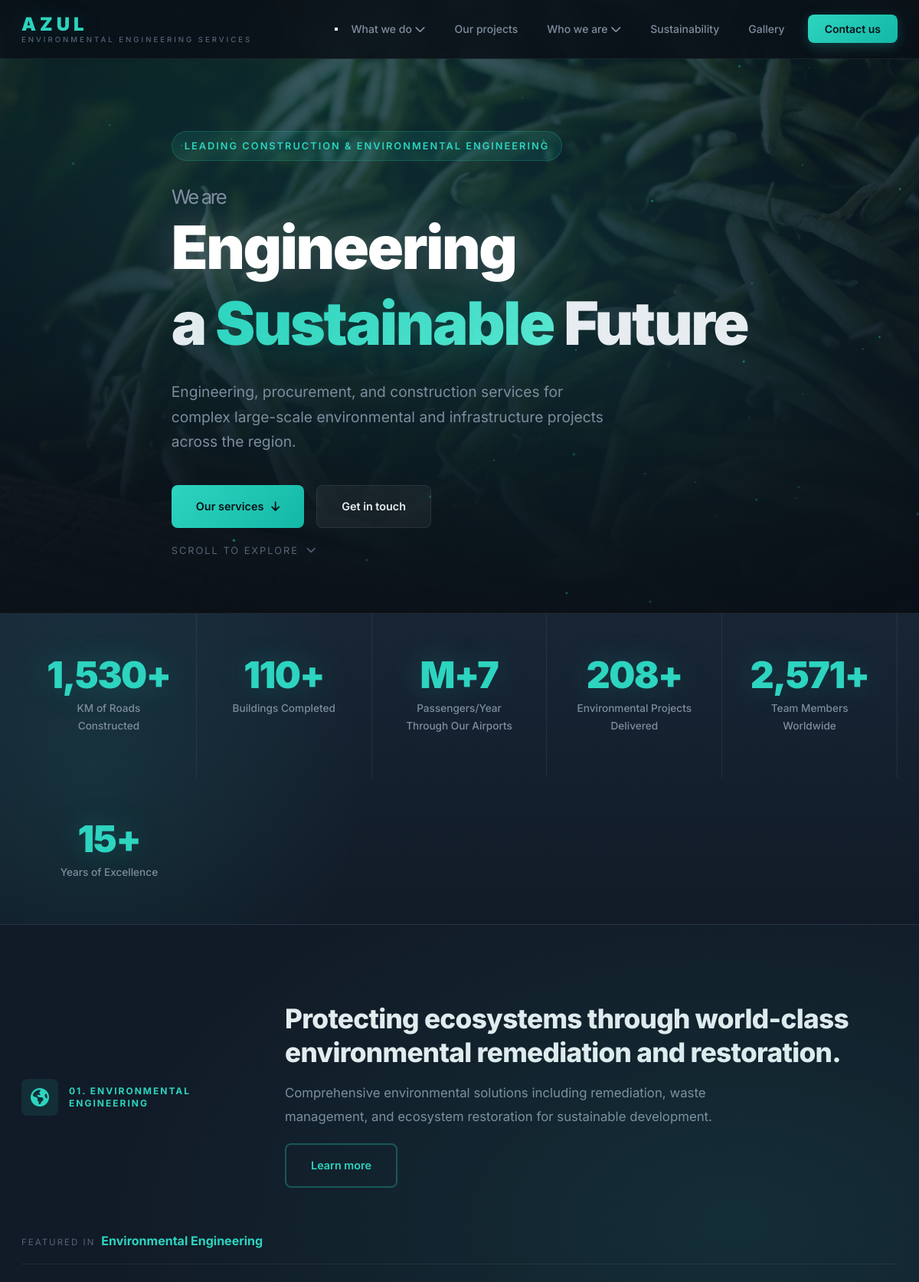
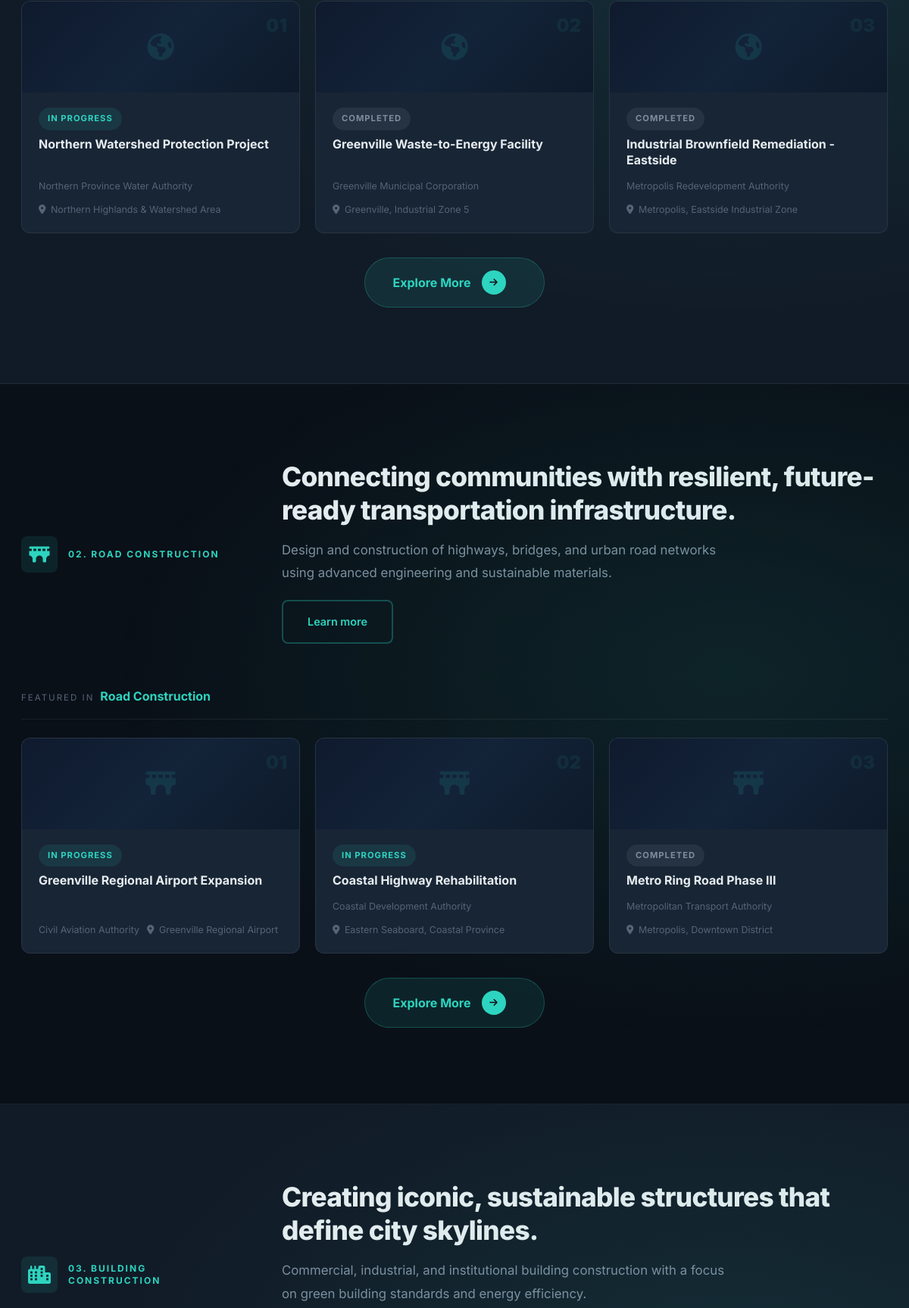
The page / (upper part) on the database its author committed (2 pictures, top to bottom).
### core/models.py (models this page shows, shortened)
class CompanyInfo(models.Model):
    name = models.CharField(max_length=200, default='Azul Environmental Engineering Services')
    tagline = models.CharField(max_length=500, blank=True)
    about_text = models.TextField(blank=True)
    mission_text = models.TextField(blank=True)
    vision_text = models.TextField(blank=True)
    email = models.EmailField(blank=True)
    phone = models.CharField(max_length=50, blank=True)
    address = models.TextField(blank=True)
    linkedin_url = models.URLField(blank=True)
    twitter_url = models.URLField(blank=True)
    instagram_url = models.URLField(blank=True)
    facebook_url = models.URLField(blank=True)
    youtube_url = models.URLField(blank=True)
    logo = models.ImageField(upload_to='company/', blank=True, null=True)
    hero_image = models.ImageField(upload_to='company/', blank=True, null=True)
    class Meta:
        verbose_name = 'Company Info'
        verbose_name_plural = 'Company Info'

class Stat(models.Model):
    label = models.CharField(max_length=200)
    value = models.CharField(max_length=100)
    order = models.PositiveIntegerField(default=0)
    class Meta:
        ordering = ['order']

class Service(models.Model):
    name = models.CharField(max_length=200)
    slug = models.SlugField(unique=True, blank=True)
    description = models.TextField()
    short_description = models.CharField(max_length=300, blank=True)
    icon = models.CharField(max_length=50, help_text="Font Awesome icon class, e.g. 'fa-solid fa-building'")
    image = models.ImageField(upload_to='services/', blank=True, null=True)
    order = models.PositiveIntegerField(default=0)
    class Meta:
        ordering = ['order']

class Project(models.Model):
    STATUS_CHOICES = [
        ('in_progress', 'In Progress'),
        ('completed', 'Completed'),
        ('upcoming', 'Upcoming'),
    ]
    title = models.CharField(max_length=300)
    slug = models.SlugField(unique=True, blank=True)
    short_description = models.CharField(max_length=400, blank=True)
    description = models.TextField()
    client = models.CharField(max_length=300, blank=True)
    location = models.CharField(max_length=300, blank=True)
    status = models.CharField(max_length=20, choices=STATUS_CHOICES, default='in_progress')
    completion_year = models.PositiveIntegerField(blank=True, null=True)
    featured_image = models.ImageField(upload_to='projects/')
    services = models.ManyToManyField(Service, related_name='projects', blank=True)
    featured = models.BooleanField(default=False)
    created_at = models.DateTimeField(auto_now_add=True)
    class Meta:
        ordering = ['-created_at']
    def get_absolute_url(self):
        return reverse('project_detail', kwargs={'slug': self.slug})

### core/views.py (the view)
# urls.py: path('', views.home, name='home'),
def home(request):
    company = CompanyInfo.objects.first()
    services = Service.objects.all()
    stats = Stat.objects.all()
    featured_projects = Project.objects.filter(featured=True)[:6]
    gallery = GalleryImage.objects.filter(featured=True)[:8]
    return render(request, 'core/home.html', {
        'company': company,
        'services': services,
        'stats': stats,
        'featured_projects': featured_projects,
        'gallery_images': gallery,
    })

### core/context_processors.py (called while the page is built)
def company_context(request):
    return {'company': CompanyInfo.objects.first()}

### templates/core/home.html (shortened to what this page needs)
{% extends 'core/base.html' %}
{% load static %}
{% block content %}
<section class="hero">
    <div class="hero__bg" {% if company and company.hero_image %}style="background-image: url('{{ company.hero_image.url }}');"{% endif %}>
        <div class="hero__bg-gradient"></div>
        <div class="hero__bg-pattern"></div>
    </div>
    <div class="hero__overlay"></div>
    <div class="container hero__content">
        <div class="hero__badge">Leading Construction & Environmental Engineering</div>
        <h1 class="hero__title">
            <span class="hero__title-prefix">We are</span>
            <span class="hero__title-swap">
                <span class="hero__swap-word">Engineering</span>
            </span>
            <span class="hero__title-rest">a <span class="hero__title-line--accent">Sustainable</span> Future</span>
        </h1>
        {% if company and company.tagline %}<p class="hero__tagline">{{ company.tagline }}</p>{% endif %}
        <div class="hero__actions">
            <a href="#services" class="btn btn--primary">
                Our services
                <i class="fa-solid fa-arrow-down"></i>
            </a>
            <a href="{% url 'contact' %}" class="btn btn--ghost">
                Get in touch
            </a>
        </div>
        <div class="hero__scroll">
            <span>Scroll to explore</span>
            <i class="fa-solid fa-chevron-down"></i>
        </div>
    </div>
</section>
{% if stats %}
<section class="stats" data-animate>
    <div class="container">
        <div class="stats__grid">
            {% for stat in stats %}
            <div class="stat">
                <div class="stat__value" data-count="{{ stat.value }}">0</div>
                <div class="stat__label">{{ stat.label }}</div>
            </div>
            {% endfor %}
        </div>
    </div>
</section>
{% endif %}
<div id="services">
{% for service in services %}
<section class="section service-showcase {% cycle 'service-showcase--alt' '' %}" data-animate>
    <div class="container">
        <div class="service-showcase__header">
            <div class="service-showcase__label">
                <i class="{{ service.icon|default:'fa-solid fa-building' }}"></i>
                <span>0{{ forloop.counter }}. {{ service.name }}</span>
            </div>
            <div class="service-showcase__content">
                <h2 class="service-showcase__title">
                    {% if forloop.first %}
                    Protecting ecosystems through world-class environmental remediation and restoration.
                    {% elif forloop.counter == 2 %}
                    Connecting communities with resilient, future-ready transportation infrastructure.
                    {% elif forloop.counter == 3 %}
                    Creating iconic, sustainable structures that define city skylines.
                    {% elif forloop.counter == 4 %}
                    Delivering aviation infrastructure that moves millions safely and efficiently.
                    {% elif forloop.counter == 5 %}
                    Building the water and utility systems that sustain modern life.
                    {% endif %}
                </h2>
                <p class="service-showcase__desc">{{ service.short_description }}</p>
                <div class="service-showcase__actions">
                    <a href="{% url 'services' %}#{{ service.slug }}" class="btn btn--outline btn--sm">Learn more</a>
                </div>
            </div>
        </div>
        {% if service.projects.exists %}
        <div class="service-showcase__projects">
            <div class="service-showcase__projects-label">
                <span>Featured in</span>
                <strong>{{ service.name }}</strong>
            </div>
            <div class="service-showcase__projects-grid">
                {% for project in service.projects.all|slice:":3" %}
                <a href="{{ project.get_absolute_url }}" class="showcase-project" data-animate>
                    <div class="showcase-project__bg">
                        <div class="showcase-project__icon">
                            <i class="{{ service.icon|default:'fa-solid fa-hard-hat' }}"></i>
                        </div>
                        <span class="showcase-project__number">{{ forloop.counter|stringformat:"02d" }}</span>
                    </div>
                    <div class="showcase-project__info">
                        <span class="project-card__status project-card__status--{{ project.status }}">{{ project.get_status_display }}</span>
                        <h4>{{ project.title }}</h4>
                        <div class="showcase-project__meta">
                            {% if project.client %}<span>{{ project.client }}</span>{% endif %}
                            {% if project.location %}<span><i class="fa-solid fa-location-dot"></i> {{ project.location }}</span>{% endif %}
                        </div>
                    </div>
                </a>
                {% endfor %}
            </div>
            {% if service.projects.count > 3 %}
            <div class="service-showcase__cta">
                <a href="{% url 'projects' %}" class="cta-explore">
                    <span>Explore More</span>
                    <span class="cta-explore__icon"><i class="fa-solid fa-arrow-right"></i></span>
                </a>
            </div>
            {% endif %}
        </div>
        {% endif %}
    </div>
</section>
{% endfor %}
</div>
{% endblock %}

### rows shown on the page
CompanyInfo: hero_image (picture), tagline "Engineering, procurement, and construction services for complex large-scale environmental and infrastructure projects across the region."
Stat: label "KM of Roads Constructed"
Stat: label "Buildings Completed"
Stat: label "Passengers/Year Through Our Airports"
Stat: label "Environmental Projects Delivered"
Stat: label "Team Members Worldwide"
Stat: label "Years of Excellence"
Service: name "ENVIRONMENTAL ENGINEERING", shows "Protecting ecosystems through world-class environmental remediation and restoration.", short_description "Comprehensive environmental solutions including remediation, waste management, and ecosystem restoration for sustainable development.", name "Environmental Engineering", shows "Explore More"
Project: status "IN PROGRESS", title "Northern Watershed Protection Project", client "Northern Province Water Authority", location "Northern Highlands & Watershed Area"
Project: status "COMPLETED", title "Greenville Waste-to-Energy Facility", client "Greenville Municipal Corporation", location "Greenville, Industrial Zone 5"
Project: status "COMPLETED", title "Industrial Brownfield Remediation - Eastside", client "Metropolis Redevelopment Authority", location "Metropolis, Eastside Industrial Zone"
Service: name "ROAD CONSTRUCTION", shows "Connecting communities with resilient, future-ready transportation infrastructure.", short_description "Design and construction of highways, bridges, and urban road networks using advanced engineering and sustainable materials.", name "Road Construction", shows "Explore More"
Project: status "IN PROGRESS", title "Greenville Regional Airport Expansion", client "Civil Aviation Authority", location "Greenville Regional Airport"
Project: status "IN PROGRESS", title "Coastal Highway Rehabilitation", client "Coastal Development Authority", location "Eastern Seaboard, Coastal Province"
Project: status "COMPLETED", title "Metro Ring Road Phase III", client "Metropolitan Transport Authority", location "Metropolis, Downtown District"
Service: name "BUILDING CONSTRUCTION", shows "Creating iconic, sustainable structures that define city skylines.", short_description "Commercial, industrial, and institutional building construction with a focus on green building standards and energy efficiency."
